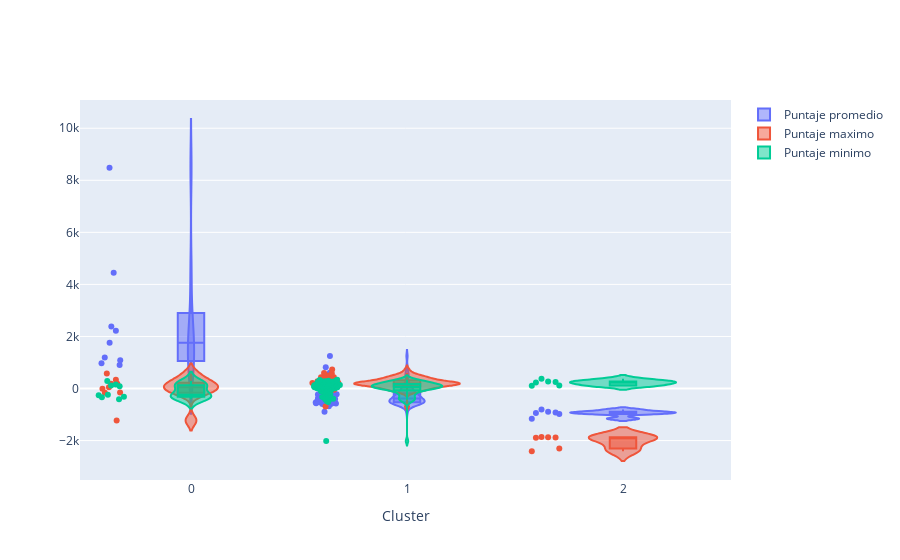

Here is the notebook cell this chart was saved with:
### Code cell
import plotly.express as px
import plotly.graph_objects as go

fig = go.Figure(
     layout=go.Layout(
          xaxis_title='Cluster'
     )
)

fig.add_trace(go.Violin(
 
    x=df_pca['cluster'],
    y=df_pca['PC1'], 
    box=dict(visible = True), 
    points='all',
    name = 'Puntaje promedio'

)
)

fig.add_trace(go.Violin(
 
    x=df_pca['cluster'],
    y=df_pca['PC2'], 
    box=dict(visible = True), 
    points='all',
    name = 'Puntaje maximo'

)
)


fig.add_trace(go.Violin(
 
    x=df_pca['cluster'],
    y=df_pca['PC3'], 
    box=dict(visible = True), 
    points='all',
    name = 'Puntaje minimo'

)
)

### Figure 1 — Plotly figure (JSON) as saved in the notebook; plotly's stock layout.template omitted (floating-point values rounded to 4 significant figures)
{"data": [{"box": {"visible": true}, "name": "Puntaje promedio", "points": "all", "type": "violin", "x": [0, 2, 0, 1, 2, 1, 1, 2, 1, 1, 1, 2, 1, 1, 1, 1, 1, 1, 1, 0, 1, 0, 0, 1, 1, 1, 1, 1, 1, 1, 1, 1, 1, 1, 1, 1, 1, 1, 1, 1, 1, 1, 1, 1, 0, 1, 1, 1, 1, 1, 1, 0, 1, 1, 1, 1, 1, 2, 1, 1, 2, 1, 0, 1, 1, 1, 1, 1, 1, 0, 1, 1, 1, 1, 1, 1, 1, 1, 1], "y": [971.2, -974.4, 1194.0, -290.3, -942.8, -534.9, -514.2, -917.1, -580.8, -385.6, -578.4, -1158.0, 38.77, -267.1, -892.2, -649.6, -524.9, 608.3, -579.1, 899.4, -568.6, 4449.0, 1081.0, 27.3, -227.0, -389.8, -385.4, -372.3, -12.14, 504.3, -435.2, -32.49, -502.0, -529.2, -188.0, -501.8, -406.5, -420.8, -464.3, -177.2, 56.07, 1246.0, -47.07, -513.4, 2385.0, 817.1, -224.3, 79.9, -284.1, -553.4, -247.6, 1759.0, -502.1, -524.2, -238.7, -553.6, -678.2, -807.5, -493.6, -288.5, -890.5, -537.5, 8486.0, 457.6, -598.9, -163.9, 94.86, 221.0, -444.0, 2217.0, -209.5, -567.8, -391.3, -296.0, -432.3, -359.7, -567.8, -594.0, -181.8]}, {"box": {"visible": true}, "name": "Puntaje maximo", "points": "all", "type": "violin", "x": [0, 2, 0, 1, 2, 1, 1, 2, 1, 1, 1, 2, 1, 1, 1, 1, 1, 1, 1, 0, 1, 0, 0, 1, 1, 1, 1, 1, 1, 1, 1, 1, 1, 1, 1, 1, 1, 1, 1, 1, 1, 1, 1, 1, 0, 1, 1, 1, 1, 1, 1, 0, 1, 1, 1, 1, 1, 2, 1, 1, 2, 1, 0, 1, 1, 1, 1, 1, 1, 0, 1, 1, 1, 1, 1, 1, 1, 1, 1], "y": [181.1, -1894.0, 186.5, 169.8, -1859.0, 191.3, 193.6, -2413.0, -1.196, 439.5, 151.8, -2305.0, 499.3, 226.0, -691.9, -116.9, 287.8, 728.5, 205.7, 333.0, 485.2, -157.8, 575.4, 431.0, 378.1, 218.5, 31.9, 318.3, 361.3, 106.7, 230.6, 326.7, 367.9, 185.4, 492.6, 245.5, 178.1, 309.1, -26.23, 274.6, 572.9, 231.3, 149.7, 1.285, -10.55, 287.7, 146.2, 211.8, 152.2, 31.75, 208.5, 45.85, -49.09, -57.69, 188.7, 54.08, -155.7, -1869.0, 437.4, 593.5, -1884.0, 112.6, -1229.0, 119.7, 33.34, 178.3, -132.9, 227.6, 102.4, -160.5, 151.1, 281.8, 410.1, 386.2, 148.0, 74.97, -100.1, 43.86, 219.9]}, {"box": {"visible": true}, "name": "Puntaje minimo", "points": "all", "type": "violin", "x": [0, 2, 0, 1, 2, 1, 1, 2, 1, 1, 1, 2, 1, 1, 1, 1, 1, 1, 1, 0, 1, 0, 0, 1, 1, 1, 1, 1, 1, 1, 1, 1, 1, 1, 1, 1, 1, 1, 1, 1, 1, 1, 1, 1, 0, 1, 1, 1, 1, 1, 1, 0, 1, 1, 1, 1, 1, 2, 1, 1, 2, 1, 0, 1, 1, 1, 1, 1, 1, 0, 1, 1, 1, 1, 1, 1, 1, 1, 1], "y": [-338.6, 229.6, -412.6, -519.4, 115.0, -2.661, 113.0, 264.8, -37.43, -411.1, 193.2, 371.1, 227.1, 61.92, -2019.0, -105.0, -434.9, 271.9, -86.09, -314.4, 267.8, 115.3, 290.6, 203.2, 132.8, -20.29, 56.09, 41.77, 160.1, 78.85, -216.6, 187.6, 67.77, -218.8, 337.4, 37.97, -392.2, 259.4, 183.6, 8.948, 302.2, 260.5, 127.5, 7.715, 89.13, 324.4, 112.2, 115.6, -330.0, 34.59, 84.94, 157.8, -67.4, 174.3, 119.1, -131.1, -392.2, 253.7, -32.99, 281.8, 105.4, -212.1, -239.9, 132.4, -170.5, 101.9, 98.76, 306.5, -326.9, -259.3, 128.4, -481.6, 177.1, 227.0, 42.07, 48.67, 19.21, 12.08, 51.44]}], "layout": {"xaxis": {"title": {"text": "Cluster"}}}}
